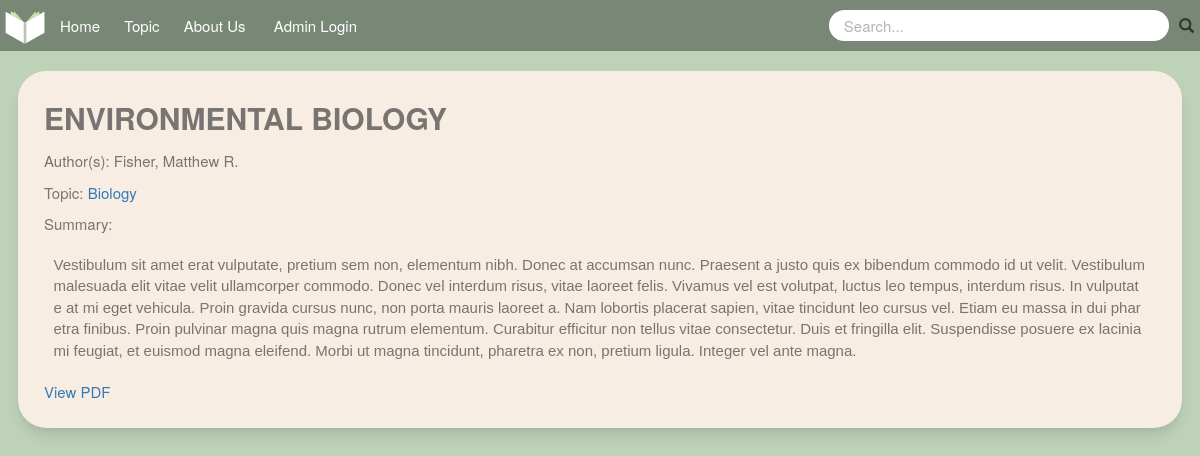
/book/4, run on the app's committed database.
### models.py (models this page shows, shortened)
class Book(db.Model):
    __bind_key__ = 'books'
    id = db.Column(db.Integer, primary_key=True)
    title = db.Column(db.String(400), nullable=False)
    author = db.Column(db.String(400), nullable=False)
    url = db.Column(db.String(600), nullable=False)
    topic = db.Column(db.String(20), nullable=False)
    summary = db.Column(db.Text, nullable=False)
    date_created = db.Column(db.DateTime, default=datetime.utcnow)

### main.py (the view)
@main.route('/book/<int:id>')
def book(id):
    book = Book.query.get_or_404(id)
    return render_template("book.html", book=book)

### templates/book.html (shortened to what this page needs)
{% extends 'base.html' %}
{% block body %}
<div class="panel" style="width: 97%; max-height:80vh; overflow: auto; margin: 2rem auto; align-self: center;">
    <p style="font-size: 3rem; font-weight:bold">{{book.title}}</p>
    <p>Author(s): {{book.author}}</p>
    <p>Topic:<a href='/filter/{{book.topic}}'> {{book.topic}}</a></p>
    <p>Summary:</p>
    <pre
        style="background-color: transparent; border:none; white-space: pre-wrap; font-size: 15px; font-family: Helvetica; color:#787471ff">{{book.summary}}</pre>
    <a href={{book.url}} target="_blank" rel="noopener noreferrer">View PDF</a>
</div>
{% endblock %}

### static/css/main.css (style rules this page uses)
body { font-size:1.5rem; background-color: #bdd2b6ff; }
.panel { background-color: #f8ede3ff; border-radius: 28px; padding: 2.5rem; margin: 0.75rem; color: #787471ff; --tw-shadow: 0 10px 15px -3px rgba(0, 0, 0, 0.1), 0 4px 6px -2px rgba(0, 0, 0, 0.05); box-shadow: var(--tw-ring-offset-shadow, 0 0 #0000), var(--tw-ring-shadow, 0 0 #0000), var(--tw-shadow); height: fit-content; width: fit-content; overflow: auto; }

### data on the page
Book: title "ENVIRONMENTAL BIOLOGY", author "Fisher, Matthew R.", topic "Biology", summary "Vestibulum sit amet erat vulputate, pretium sem non, elementum nibh. Donec at accumsan nunc. Praesent a justo quis ex bibendum commodo id ut velit. Vestibulum malesuada elit vitae velit ullamcorper commodo. Donec vel interdum risus, vitae laoreet felis. Vivamus vel est volutpat, luctus leo tempus, interdum risus. In vulputate at mi eget vehicula. Proin gravida cursus nunc, non porta mauris laoreet a. Nam lobortis placerat sapien, vitae tincidunt leo cursus vel. Etiam eu massa in dui pharetra finibus. Proin pulvinar magna quis magna rutrum elementum. Curabitur efficitur non tellus vitae consectetur. Duis et fringilla elit. Suspendisse posuere ex lacinia mi feugiat, et euismod magna eleifend.…"
